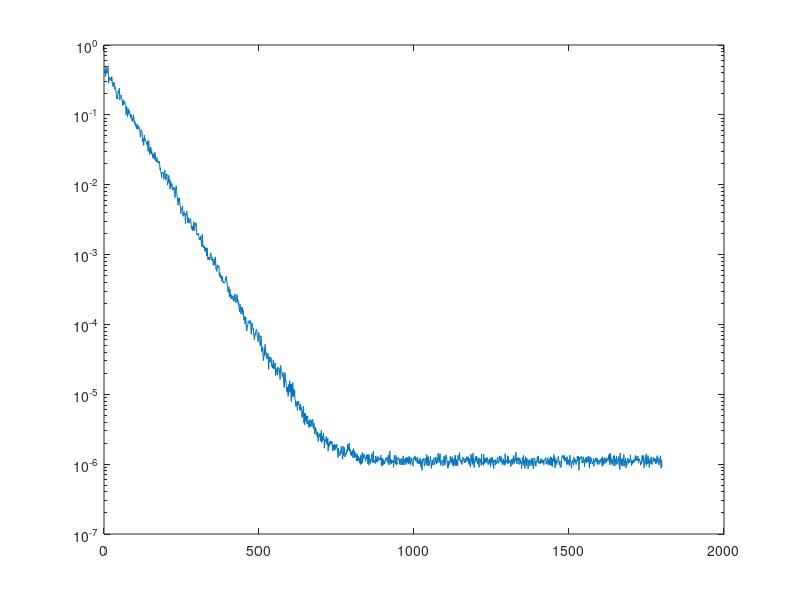
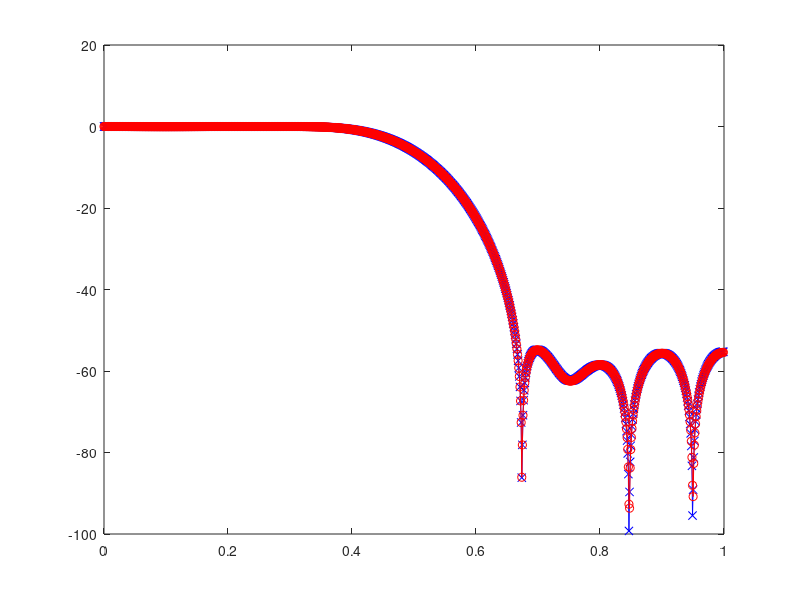

Write the MATLAB code that produced these figures, in order.
% ELEC 459 LAB 4
% Tim Erdmer & Josh Mehlenbacher
% March 14, 2017

clear all;
close all;
clc;

% Generate the "unknown" filter length and cutoff frequency
M = 21; 
fc = 0.5; 
h =  fir1(M-1,fc); 

% Input number of case runs
NumberCases = 200;

% Specify length and variance of measurement noise signal v
N = 1800; 
sig2 = 1e-6;

% Specify length of pilot signal u
InputLength = N + M -1;

% Specify step size for LMA algorith μ
mu = 0.01;

% Preallocate average impulse response of the adaptive filter
w_avg = zeros(1,M);

% Preallocate average estimation error vector 
% This needs implementing
e_avg = zeros(1,N);

for i = 1: NumberCases
    % Generate Pilot Signal
    randn('state', i);
    u = randn(1,InputLength); 
    m = mean(u);
    u = u - m;
    vr = var(u);
    u = u/sqrt(vr);
    % Generate Measurement Noise Signal
    randn('state', i + NumberCases);
    v = randn(1,N);
    m = mean(v);
    v = v - m;
    vr = var(v);
    v = sqrt(sig2/vr)*v;
    w=zeros(1,M);
    
    x = zeros(1,N);
    y = zeros(1,N);
    d = zeros(1,N);
    e = zeros(1,N);
    
    for j = 1 : N
        u_hat = u(j+M-1:-1:j);
        
        x(j) = h*u_hat';
        
        d(j) = x(j) + v(j);
        
        y(j) = w*u_hat';
        
        e(j) = d(j) - y(j);
        
        w = w + (mu*e(j)*u_hat);

    end
  
    e_avg = e.^2 + e_avg;   
    w_avg = w_avg + w;
    
end

e_avg = e_avg/NumberCases;
w_avg = w_avg/NumberCases;

figure(1);
semilogy(e_avg);

figure(2);
[H,w] = freqz(h,1,1024); 
[H2,w] = freqz(w_avg,1,1024);
plot(w/pi,20*log10(abs(H)),'b -x');
hold on;
plot(w/pi,20*log10(abs(H2)),'r -o');

